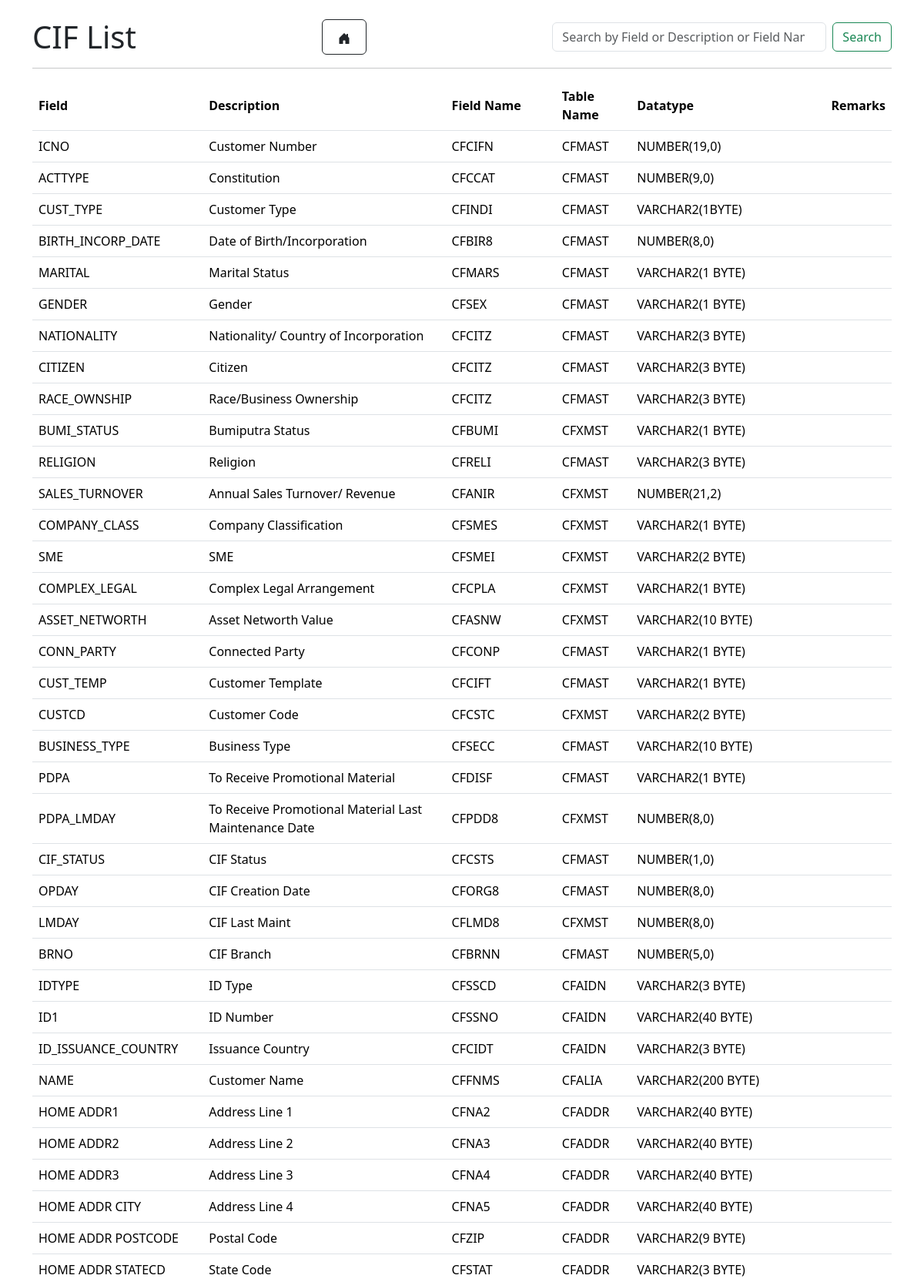
Page /datas/cifs/ (upper part) on the committed database.
### datas/models.py (models this page shows, shortened)
class CIF(models.Model):
    field = models.CharField(max_length=100)
    description = models.CharField(max_length=200)
    field_name = models.CharField(max_length=100)
    table_name = models.CharField(max_length=50)
    datatype = models.CharField(max_length=50)
    remarks = models.CharField(max_length=250, blank=True, null=True)

### datas/views.py (the view)
# urls.py: path('cifs/', cif_list, name='cif_list'),
def cif_list(request):
    query = request.GET.get('q')
    if query:
        cifs = CIF.objects.filter(field__icontains=query) | CIF.objects.filter(field_name__icontains=query) | CIF.objects.filter(description__icontains=query)
    else:
        cifs = CIF.objects.all()
    if request.headers.get('x-requested-with') == 'XMLHttpRequest':
        html = render_to_string('datas/partial_cif_list.html', {'cifs': cifs})
        return JsonResponse({'html': html})
    return render(request, 'datas/cif_list.html', {'cifs': cifs})

### datas/templates/datas/cif_list.html (shortened to what this page needs)
<!DOCTYPE html>
<html lang="en">
<head>
    {% load static %}
    <link href="{% static 'bootstrap/css/bootstrap.min.css' %}" rel="stylesheet">
</head>
<body>
    <div class="container mt-4">
        <div class="d-flex justify-content-between align-items-center mb-3">
            <h1 class="mb-0">CIF List</h1>
            <a href="{% url 'front_page' %}" class="btn btn-outline-dark"> </a>
            <form class="d-flex" id="search-form">
                <input class="form-control me-2" type="search" id="search-input" placeholder="Search by Field or Description or Field Name" aria-label="Search" style="width: 356px">
                <button class="btn btn-outline-success" type="submit">Search</button>
            </form>
        </div>
    <hr>
    <body>
        <div class="table-responsive">
            <table class="table align-middle">
                <thead>
                    <tr class="align-middle">
                    <th>Field</th>
                    <th>Description</th>
                    <th>Field Name</th>
                    <th>Table Name</th>
                    <th>Datatype</th>
                    <th>Remarks</th>
                </tr>
            </thead>
            <tbody id="cif-table-body">
                {% for cif in cifs %}
                <tr class="align-middle">
                    <td>{{ cif.field }}</td>
                    <td>{{ cif.description }}</td>
                    <td>{{ cif.field_name }}</td>
                    <td>{{ cif.table_name }}</td>
                    <td>{{ cif.datatype }}</td>
                    <td>{{ cif.remarks }}</td>
                </tr>
                {% empty %}
                <tr>
                    <td colspan="5">No results found.</td>
                </tr>
                {% endfor %}
            </tbody>
        </table>
    </div>
</body>
</html>

### datas/templates/datas/cif_list.html (style rules this page uses)
.btn.btn-outline-dark { padding: 10px 20px; transition: all 0.3s ease; }

### rows in the picture
CIF: field "ICNO", description "Customer Number", field_name "CFCIFN", table_name "CFMAST", datatype "NUMBER(19,0)"
CIF: field "ACTTYPE", description "Constitution", field_name "CFCCAT", table_name "CFMAST", datatype "NUMBER(9,0)"
CIF: field "CUST_TYPE", description "Customer Type", field_name "CFINDI", table_name "CFMAST", datatype "VARCHAR2(1BYTE)"
CIF: field "BIRTH_INCORP_DATE", description "Date of Birth/Incorporation", field_name "CFBIR8", table_name "CFMAST", datatype "NUMBER(8,0)"
CIF: field "MARITAL", description "Marital Status", field_name "CFMARS", table_name "CFMAST", datatype "VARCHAR2(1 BYTE)"
CIF: field "GENDER", description "Gender", field_name "CFSEX", table_name "CFMAST", datatype "VARCHAR2(1 BYTE)"
CIF: field "NATIONALITY", description "Nationality/ Country of Incorporation", field_name "CFCITZ", table_name "CFMAST", datatype "VARCHAR2(3 BYTE)"
CIF: field "CITIZEN", description "Citizen", field_name "CFCITZ", table_name "CFMAST", datatype "VARCHAR2(3 BYTE)"
CIF: field "RACE_OWNSHIP", description "Race/Business Ownership", field_name "CFCITZ", table_name "CFMAST", datatype "VARCHAR2(3 BYTE)"
CIF: field "BUMI_STATUS", description "Bumiputra Status", field_name "CFBUMI", table_name "CFXMST", datatype "VARCHAR2(1 BYTE)"
CIF: field "RELIGION", description "Religion", field_name "CFRELI", table_name "CFMAST", datatype "VARCHAR2(3 BYTE)"
CIF: field "SALES_TURNOVER", description "Annual Sales Turnover/ Revenue", field_name "CFANIR", table_name "CFXMST", datatype "NUMBER(21,2)"
CIF: field "COMPANY_CLASS", description "Company Classification", field_name "CFSMES", table_name "CFXMST", datatype "VARCHAR2(1 BYTE)"
CIF: field "SME", description "SME", field_name "CFSMEI", table_name "CFXMST", datatype "VARCHAR2(2 BYTE)"
CIF: field "COMPLEX_LEGAL", description "Complex Legal Arrangement", field_name "CFCPLA", table_name "CFXMST", datatype "VARCHAR2(1 BYTE)"
CIF: field "ASSET_NETWORTH", description "Asset Networth Value", field_name "CFASNW", table_name "CFXMST", datatype "VARCHAR2(10 BYTE)"
CIF: field "CONN_PARTY", description "Connected Party", field_name "CFCONP", table_name "CFMAST", datatype "VARCHAR2(1 BYTE)"
CIF: field "CUST_TEMP", description "Customer Template", field_name "CFCIFT", table_name "CFMAST", datatype "VARCHAR2(1 BYTE)"
CIF: field "CUSTCD", description "Customer Code", field_name "CFCSTC", table_name "CFXMST", datatype "VARCHAR2(2 BYTE)"
CIF: field "BUSINESS_TYPE", description "Business Type", field_name "CFSECC", table_name "CFMAST", datatype "VARCHAR2(10 BYTE)"
CIF: field "PDPA", description "To Receive Promotional Material", field_name "CFDISF", table_name "CFMAST", datatype "VARCHAR2(1 BYTE)"
CIF: field "PDPA_LMDAY", description "To Receive Promotional Material Last Maintenance Date", field_name "CFPDD8", table_name "CFXMST", datatype "NUMBER(8,0)"
CIF: field "CIF_STATUS", description "CIF Status", field_name "CFCSTS", table_name "CFMAST", datatype "NUMBER(1,0)"
CIF: field "OPDAY", description "CIF Creation Date", field_name "CFORG8", table_name "CFMAST", datatype "NUMBER(8,0)"
CIF: field "LMDAY", description "CIF Last Maint", field_name "CFLMD8", table_name "CFXMST", datatype "NUMBER(8,0)"
CIF: field "BRNO", description "CIF Branch", field_name "CFBRNN", table_name "CFMAST", datatype "NUMBER(5,0)"
CIF: field "IDTYPE", description "ID Type", field_name "CFSSCD", table_name "CFAIDN", datatype "VARCHAR2(3 BYTE)"
CIF: field "ID1", description "ID Number", field_name "CFSSNO", table_name "CFAIDN", datatype "VARCHAR2(40 BYTE)"
CIF: field "ID_ISSUANCE_COUNTRY", description "Issuance Country", field_name "CFCIDT", table_name "CFAIDN", datatype "VARCHAR2(3 BYTE)"
CIF: field "NAME", description "Customer Name", field_name "CFFNMS", table_name "CFALIA", datatype "VARCHAR2(200 BYTE)"
CIF: field "HOME ADDR1", description "Address Line 1", field_name "CFNA2", table_name "CFADDR", datatype "VARCHAR2(40 BYTE)"
CIF: field "HOME ADDR2", description "Address Line 2", field_name "CFNA3", table_name "CFADDR", datatype "VARCHAR2(40 BYTE)"
CIF: field "HOME ADDR3", description "Address Line 3", field_name "CFNA4", table_name "CFADDR", datatype "VARCHAR2(40 BYTE)"
CIF: field "HOME ADDR CITY", description "Address Line 4", field_name "CFNA5", table_name "CFADDR", datatype "VARCHAR2(40 BYTE)"
CIF: field "HOME ADDR POSTCODE", description "Postal Code", field_name "CFZIP", table_name "CFADDR", datatype "VARCHAR2(9 BYTE)"
CIF: field "HOME ADDR STATECD", description "State Code", field_name "CFSTAT", table_name "CFADDR", datatype "VARCHAR2(3 BYTE)"
